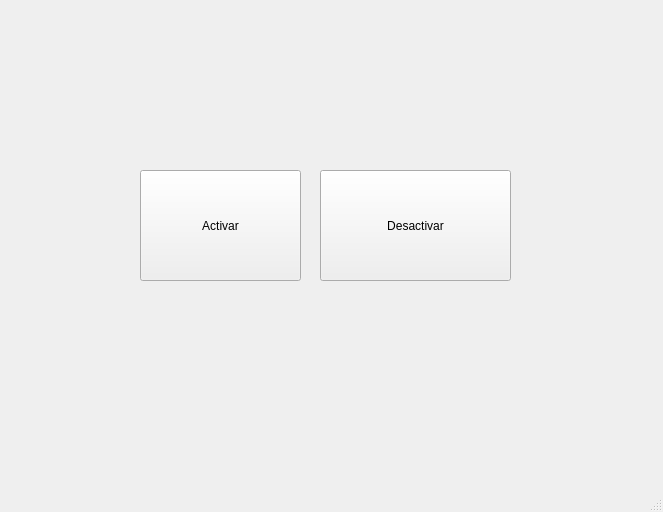
<?xml version="1.0" encoding="UTF-8"?>
<ui version="4.0">
 <class>MainWindow</class>
 <widget class="QMainWindow" name="MainWindow">
  <property name="geometry">
   <rect>
    <x>0</x>
    <y>0</y>
    <width>663</width>
    <height>512</height>
   </rect>
  </property>
  <property name="windowTitle">
   <string>Pruebas</string>
  </property>
  <widget class="QWidget" name="centralwidget">
   <widget class="QPushButton" name="activar">
    <property name="geometry">
     <rect>
      <x>140</x>
      <y>170</y>
      <width>161</width>
      <height>111</height>
     </rect>
    </property>
    <property name="text">
     <string>Activar</string>
    </property>
   </widget>
   <widget class="QPushButton" name="desactivar">
    <property name="geometry">
     <rect>
      <x>320</x>
      <y>170</y>
      <width>191</width>
      <height>111</height>
     </rect>
    </property>
    <property name="text">
     <string>Desactivar</string>
    </property>
   </widget>
  </widget>
  <widget class="QStatusBar" name="statusbar"/>
 </widget>
 <resources/>
 <connections/>
</ui>
